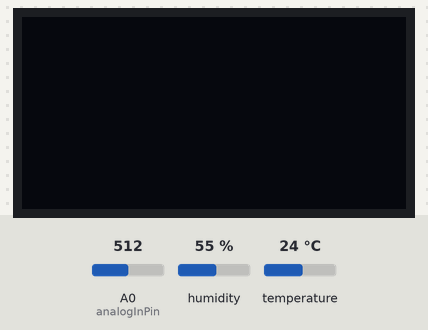
This sketch was run on a simulated ESP8266 (NodeMCU). Parts: 128×64 one-colour display. The inputs (shaded band) are chosen by the test bench; at power-on: humidity 55 %, A0 (analogInPin) = 512, temperature 24 °C. WiFi joins after 1.5 s; servers stay silent unless stated; web services answer with replies made up by the test bench; what the sketch prints to the serial monitor is not drawn.

Above: at 2.7 s.
2.8 s: humidity set to 22 %
At 12.0 s:
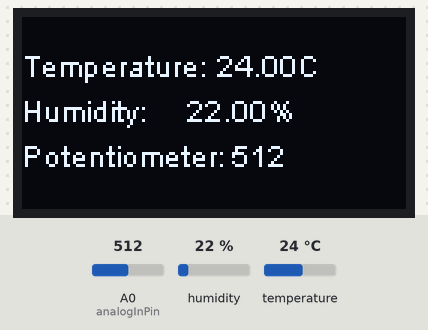
18.0 s: A0 (analogInPin) set to 716
At 22.2 s:
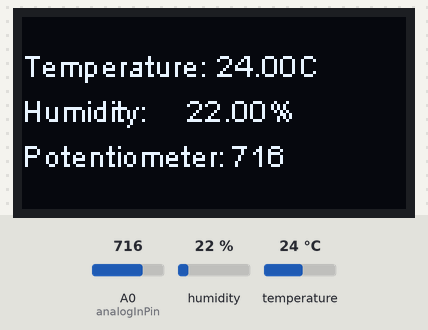
33.2 s: temperature set to 12 °C
At 43.8 s:
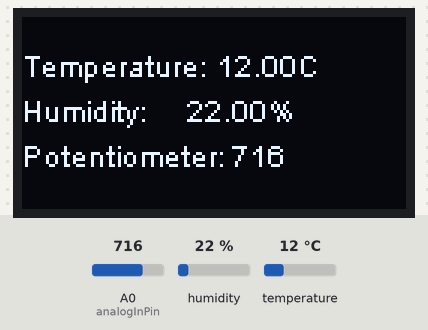
48.4 s: A0 (analogInPin) set to 900
At 54.0 s:
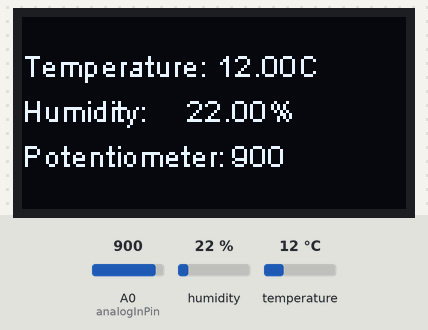
63.6 s: humidity set to 40 %
At 74.3 s:
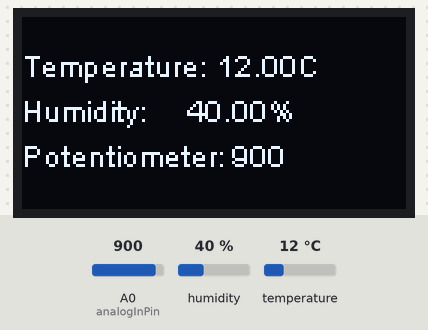
Timing chart, 0 to 75.8 s (numbered marks = the images above; inputs shaded):
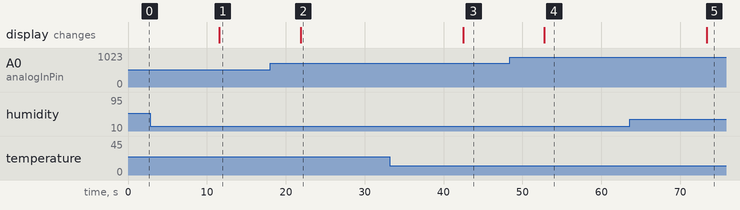

The sketch:

ThinkSpeak_OLED.ino
```cpp
#include <ESP8266WiFi.h>
#include <SSD1306.h>
#include <DHT.h>
#define PIN_DHT D6
#define DHTTYPE DHT11
String apiKey = "YD7ZUY0Z6HPD137Q";
const char * ssid = "SMART324_3";
const char * password = "76543210";
const char * host = "184.106.153.149";


DHT dht(PIN_DHT, DHTTYPE);
WiFiServer server(80);
WiFiClient client;

const int analogInPin = A0;

int sensorValue = 0;
int outputValue = 0;

//온습도 센서 , 화면 디스플레이 매개변수
SSD1306 display(0x3c, D2, D1);

void setup() {
    // 화면표시
  display.init();
  display.flipScreenVertically();
  display.clear();
  display.display();
  Serial.begin(115200);
  delay(10);
  pinMode(PIN_DHT,INPUT);
  dht.begin();
  Serial.println();
  Serial.println();
  Serial.print("Connecting to ");
  Serial.println(ssid);
  WiFi.begin(ssid, password);
  while (WiFi.status() != WL_CONNECTED)
  {
    delay(500);
    Serial.print(".");
  }
  Serial.println("");
  Serial.println("WiFi connected");
  Serial.print("IP address: ");
  Serial.println(WiFi.localIP());

}
float value;
float hvalue;


void loop() {
  delay(10000);

  value = dht.readTemperature();
  String tt = (String)value;
  hvalue = dht.readHumidity();
  sensorValue = analogRead(analogInPin);
  String vvalue = (String)sensorValue;
  //OLED
  display.clear();

  display.setTextAlignment(TEXT_ALIGN_LEFT);
  display.setFont(ArialMT_Plain_10);
  display.drawString(0, 10, "Temperature:");
  display.drawString(65, 10, String(value) + String("C"));
  display.drawString(0, 25, "Humidity:");
  display.drawString(55, 25, String(hvalue) + String("%"));
  display.drawString(0, 40, "Potentiometer:");
  display.drawString(70, 40, String(vvalue) + String(""));
  display.display();


 Serial.print("Temperature : ");
 Serial.println(tt);

 Serial.print("connecting to ");
 Serial.println(host);
 const int httpPort = 80;

 if(client.connect(host,80)){
  String getStr = "GET /update?api_key=";
  getStr += apiKey;
  getStr += "&field1=";
  getStr += String(value);
  getStr += "&field2=";
  getStr += String(hvalue);
  getStr += "&field3=";
  getStr += (vvalue);
  getStr += "\r\n\r\n";
   client.print(getStr + " HTTP/1.1\r\n" +
 "Host: " + host + "\r\n" +
 "Connection: close\r\n\r\n");

  Serial.print("Temp_A: ");
  Serial.print(value);
  Serial.print(" C ");
  Serial.print(" Humidity_A: ");
  Serial.print(hvalue);
  Serial.print(" % ");
  Serial.print(" Reeistor_A: ");
  Serial.print(vvalue);
  Serial.print(" send to Thingspeak");
 }
  unsigned long timeout = millis();
 while (client.available() == 0)
 {
 if (millis() - timeout > 5000)
 {
 Serial.println(">>> Client Timeout !");
 client.stop();
 return;
 }
 }
}
```

Measured:
- after the input at 2.8 s, the display: changes after 8.8 s (image 1)
- after the input at 18.0 s, the display: changes after 3.9 s (image 2)
- after the input at 33.2 s, the display: changes after 9.3 s (image 3)
- after the input at 48.4 s, the display: changes after 4.4 s (image 4)
- after the input at 63.6 s, the display: changes after 9.8 s (image 5)
